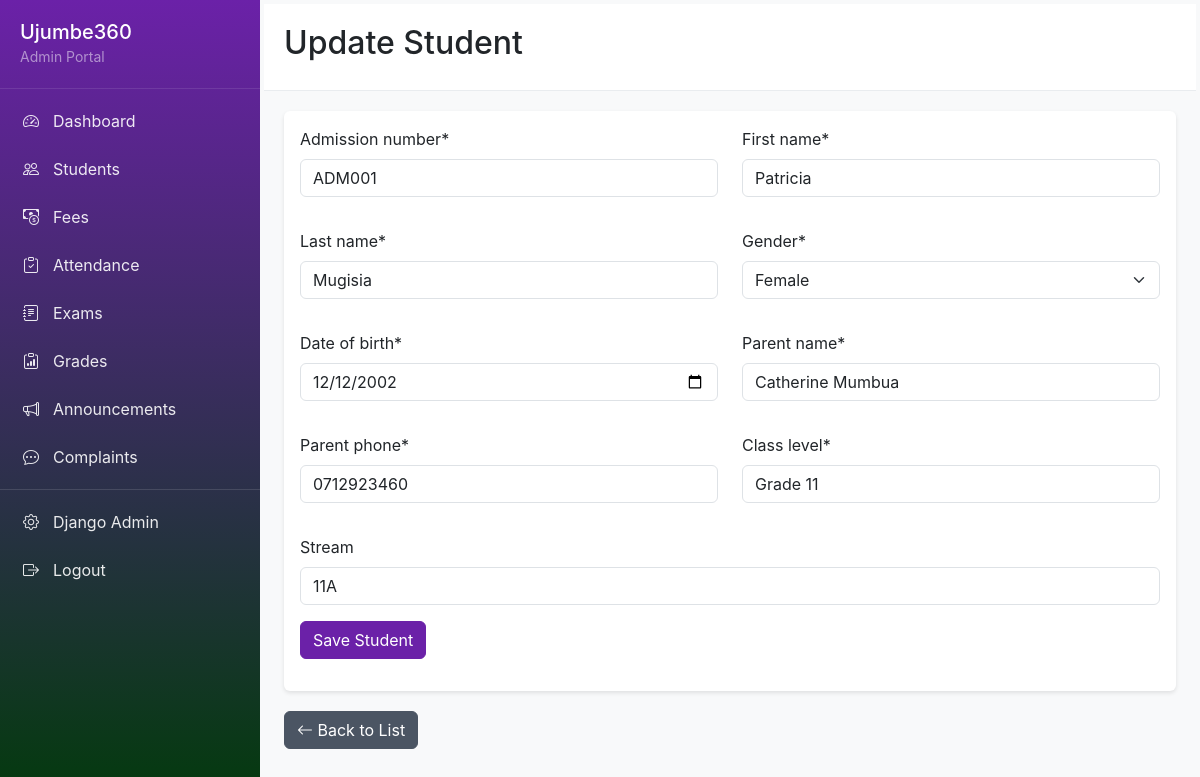
Page /admin-portal/students/1/edit/ (signed in) on the committed database.
### lms/models.py (models this page shows, shortened)
class Student(models.Model):
    GENDER_CHOICES = [
        ('M', 'Male'),
        ('F', 'Female'),
    ]
    admission_number = models.CharField(max_length=20, unique=True)
    first_name = models.CharField(max_length=50)
    last_name = models.CharField(max_length=50)
    gender = models.CharField(max_length=1, choices=GENDER_CHOICES)
    date_of_birth = models.DateField()
    parent_name = models.CharField(max_length=100)
    parent_phone = models.CharField(max_length=20)
    class_level = models.CharField(max_length=50)  # e.g., "Form 1", "Form 2", "Grade 1"
    stream = models.CharField(max_length=50, blank=True)  # e.g., "A", "B", "East"
    created_at = models.DateTimeField(auto_now_add=True)
    updated_at = models.DateTimeField(auto_now=True)
    class Meta:
        ordering = ['class_level', 'stream', 'first_name', 'last_name']

### lms/views.py (the view)
# urls.py: path('admin-portal/students/<int:pk>/edit/', views.student_update, name='student_update'),
@login_required
@user_passes_test(is_staff_user)
def student_update(request, pk):
    student = get_object_or_404(Student, pk=pk)
    if request.method == 'POST':
        form = StudentForm(request.POST, instance=student)
        if form.is_valid():
            form.save()
            messages.success(request, 'Student updated successfully!')
            return redirect('student_list')
    else:
        form = StudentForm(instance=student)
    return render(request, 'students/student_form.html', {'form': form, 'student': student, 'action': 'Update'})

### lms/views.py (called while the page is built)
def is_staff_user(user):
    return user.is_staff or user.is_superuser

### lms/templates/students/student_form.html (shortened to what this page needs)
{% extends 'base_admin.html' %}
{% load crispy_forms_tags %}
{% block content %}
<div class="page-header">
    <h2>{{ action }} Student</h2>
</div>
<div class="card">
    <div class="card-body">
        <form method="post">
            {% crispy form %}
        </form>
    </div>
</div>
<div class="mt-3">
    <a href="{% url 'student_list' %}" class="btn btn-secondary">
        <i class="bi bi-arrow-left"></i> Back to List
    </a>
</div>
{% endblock %}

### lms/templates/base_admin.html (style rules this page uses)
:root { --bs-primary: #6B21A8; --bs-secondary: #4B5563; --bs-primary-rgb: 107, 33, 168; --bs-secondary-rgb: 75, 85, 99; }
body { font-family: -apple-system, BlinkMacSystemFont, 'Segoe UI', Roboto, 'Helvetica Neue', Arial, sans-serif; background-color: #f8f9fa; }
.btn-primary { background-color: var(--bs-primary); border-color: var(--bs-primary); }
.btn-secondary { background-color: var(--bs-secondary); border-color: var(--bs-secondary); }
.page-header { background: white; padding: 20px; margin: -20px -20px 20px -20px; border-bottom: 1px solid #e9ecef; }
.card { border: none; box-shadow: 0 2px 4px rgba(0,0,0,0.1); margin-bottom: 20px; }

### rows in the picture
Student: admission_number "ADM001", first_name "Patricia", last_name "Mugisia", gender "Female", date_of_birth "12/12/2002", parent_name "Catherine Mumbua", parent_phone "0712923460", class_level "Grade 11", stream "11A"

### other values in the picture
{{ action }} "Update"
